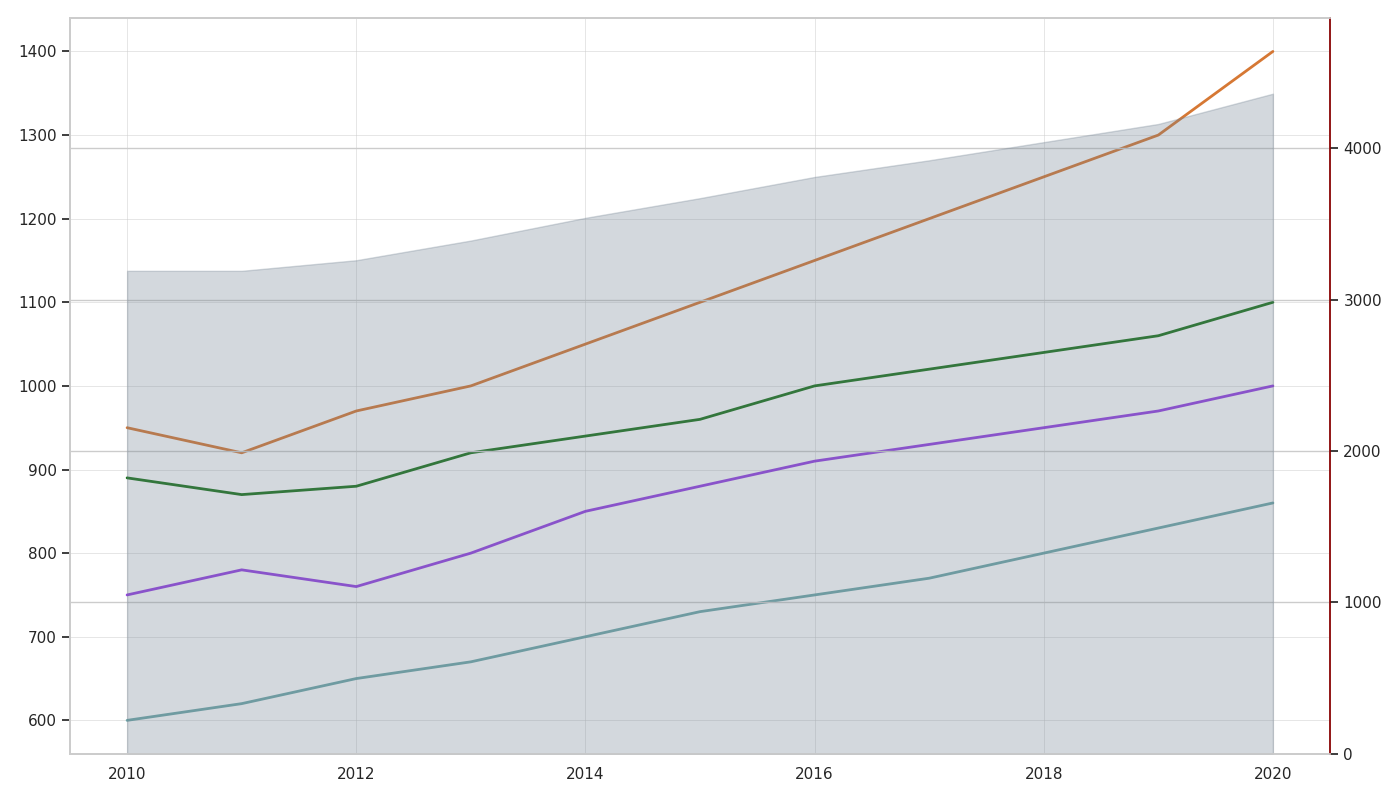

This chart was generated by the following Python code:
import matplotlib.pyplot as plt
import numpy as np

years = np.arange(2010, 2021)
gallery_visitors = {
    'New York': [950, 920, 970, 1000, 1050, 1100, 1150, 1200, 1250, 1300, 1400],
    'Paris': [750, 780, 760, 800, 850, 880, 910, 930, 950, 970, 1000],
    'Tokyo': [600, 620, 650, 670, 700, 730, 750, 770, 800, 830, 860],
    'London': [890, 870, 880, 920, 940, 960, 1000, 1020, 1040, 1060, 1100]
}

cumulative_visitors = np.sum(list(gallery_visitors.values()), axis=0)

fig, ax1 = plt.subplots(figsize=(14, 8))

colors = ['#D2691E', '#8A2BE2', '#5F9EA0', '#006400']

for (city, visitors), color in zip(gallery_visitors.items(), colors):
    ax1.plot(years, visitors, linestyle='-', color=color, linewidth=2, alpha=0.9)

ax2 = ax1.twinx()
ax2.fill_between(years, 0, cumulative_visitors, color='slategray', alpha=0.3)
ax2.spines['right'].set_color('darkred')
ax2.set_ylim(0, np.max(cumulative_visitors) + 500)

ax1.grid(True, which='major', axis='both', linestyle='-', linewidth=0.7, alpha=0.5)

plt.tight_layout()
plt.show()
